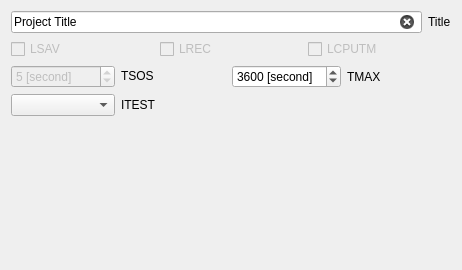
             <widget class="QWidget" name="generalPage">
              <property name="geometry">
               <rect>
                <x>0</x>
                <y>0</y>
                <width>462</width>
                <height>270</height>
               </rect>
              </property>
              <attribute name="label">
               <string>General</string>
              </attribute>
              <attribute name="toolTip">
               <string>General settings (g)</string>
              </attribute>
              <layout class="QVBoxLayout" name="verticalLayout_9">
               <item>
                <layout class="QHBoxLayout" name="horizontalLayout">
                 <item>
                  <widget class="QLineEdit" name="TITLE">
                   <property name="toolTip">
                    <string>Name of the project</string>
                   </property>
                   <property name="text">
                    <string>Project Title</string>
                   </property>
                   <property name="maxLength">
                    <number>100</number>
                   </property>
                   <property name="clearButtonEnabled">
                    <bool>true</bool>
                   </property>
                  </widget>
                 </item>
                 <item>
                  <widget class="QLabel" name="label_30">
                   <property name="text">
                    <string>Title</string>
                   </property>
                  </widget>
                 </item>
                </layout>
               </item>
               <item>
                <layout class="QGridLayout" name="gridLayout_2">
                 <item row="0" column="0">
                  <widget class="QCheckBox" name="LSAV">
                   <property name="enabled">
                    <bool>false</bool>
                   </property>
                   <property name="toolTip">
                    <string>Save the intermediate results when the CPU time is
expired. A file for saving has to be allocated when LSAV
is true. The default value of the logical device number
assigned to this file is 1.
When ITEST=0, ABCI computes wake fields.</string>
                   </property>
                   <property name="text">
                    <string>LSAV</string>
                   </property>
                  </widget>
                 </item>
                 <item row="0" column="1">
                  <widget class="QCheckBox" name="LREC">
                   <property name="enabled">
                    <bool>false</bool>
                   </property>
                   <property name="toolTip">
                    <string>Recover from a previous unfinished job, and restart of
calculation. The file, which was created when LSAV
command was executed, has to be declared for recovery.
The default value of the logical device number assignedthis file is 2.</string>
                   </property>
                   <property name="text">
                    <string>LREC</string>
                   </property>
                  </widget>
                 </item>
                 <item row="0" column="2">
                  <widget class="QCheckBox" name="LCPUTM">
                   <property name="enabled">
                    <bool>false</bool>
                   </property>
                   <property name="toolTip">
                    <string>Activates the subroutine which monitors the remaining
CPU time. If LSAV is true, LCPUTM becomes
automatically true. When LCPUTM=.T. and the
calculation is not yet completed by the time TMAX-TSOS
or the remaining CPU time is less than TSOS, ABCI stops
the calculation and prints out the intermediate results on
printer. To save them on a file, LSAV must be true.</string>
                   </property>
                   <property name="text">
                    <string>LCPUTM</string>
                   </property>
                  </widget>
                 </item>
                </layout>
               </item>
               <item>
                <layout class="QHBoxLayout" name="horizontalLayout_15"/>
               </item>
               <item>
                <layout class="QGridLayout" name="gridLayout_4">
                 <item row="0" column="1">
                  <widget class="QLabel" name="label">
                   <property name="sizePolicy">
                    <sizepolicy hsizetype="Preferred" vsizetype="Fixed">
                     <horstretch>0</horstretch>
                     <verstretch>0</verstretch>
                    </sizepolicy>
                   </property>
                   <property name="text">
                    <string>TSOS</string>
                   </property>
                  </widget>
                 </item>
                 <item row="0" column="3">
                  <widget class="QLabel" name="label_2">
                   <property name="text">
                    <string>TMAX</string>
                   </property>
                  </widget>
                 </item>
                 <item row="1" column="0">
                  <widget class="QComboBox" name="ITEST">
                   <property name="toolTip">
                    <string>When ITEST=0, ABCI computes wake fields.
When ITEST=1, ABCI does not calculate any fields, but
generates meshes for a structure to see if the input data are
correct.</string>
                   </property>
                  </widget>
                 </item>
                 <item row="1" column="1">
                  <widget class="QLabel" name="label_29">
                   <property name="text">
                    <string>ITEST</string>
                   </property>
                  </widget>
                 </item>
                 <item row="0" column="2">
                  <widget class="QSpinBox" name="TMAX">
                   <property name="toolTip">
                    <string>CPU time limit for a batch job. It is required to be
specified when a subroutine such as TIMEL of the CERN
library that returns the remaining CPU time is not
available.</string>
                   </property>
                   <property name="suffix">
                    <string> [second]</string>
                   </property>
                   <property name="maximum">
                    <number>99999</number>
                   </property>
                   <property name="value">
                    <number>3600</number>
                   </property>
                  </widget>
                 </item>
                 <item row="0" column="0">
                  <widget class="QSpinBox" name="TSOS">
                   <property name="enabled">
                    <bool>false</bool>
                   </property>
                   <property name="toolTip">
                    <string>CPU time devoted to saving the intermediate results on a
file.</string>
                   </property>
                   <property name="suffix">
                    <string> [second]</string>
                   </property>
                   <property name="value">
                    <number>5</number>
                   </property>
                  </widget>
                 </item>
                </layout>
               </item>
               <item>
                <spacer name="verticalSpacer_2">
                 <property name="orientation">
                  <enum>Qt::Vertical</enum>
                 </property>
                 <property name="sizeHint" stdset="0">
                  <size>
                   <width>20</width>
                   <height>40</height>
                  </size>
                 </property>
                </spacer>
               </item>
              </layout>
             </widget>
